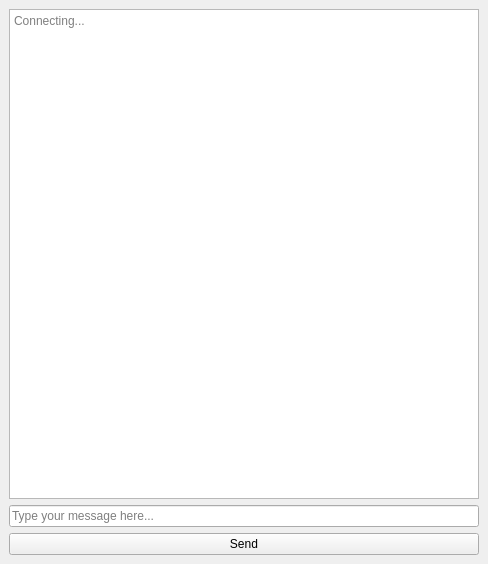
<?xml version="1.0" encoding="UTF-8"?>
<ui version="4.0">
 <class>MainWindow</class>
 <widget class="QMainWindow" name="MainWindow">
  <property name="geometry">
   <rect>
    <x>0</x>
    <y>0</y>
    <width>488</width>
    <height>564</height>
   </rect>
  </property>
  <property name="windowTitle">
   <string>MainWindow</string>
  </property>
  <widget class="QWidget" name="centralwidget">
   <layout class="QVBoxLayout" name="verticalLayout">
    <item>
     <widget class="QPlainTextEdit" name="message_box">
      <property name="readOnly">
       <bool>true</bool>
      </property>
      <property name="placeholderText">
       <string>Connecting...</string>
      </property>
     </widget>
    </item>
    <item>
     <widget class="QLineEdit" name="message_input">
      <property name="text">
       <string/>
      </property>
      <property name="placeholderText">
       <string>Type your message here...</string>
      </property>
     </widget>
    </item>
    <item>
     <widget class="QPushButton" name="message_button">
      <property name="text">
       <string>Send</string>
      </property>
     </widget>
    </item>
   </layout>
  </widget>
 </widget>
 <resources/>
 <connections/>
</ui>
